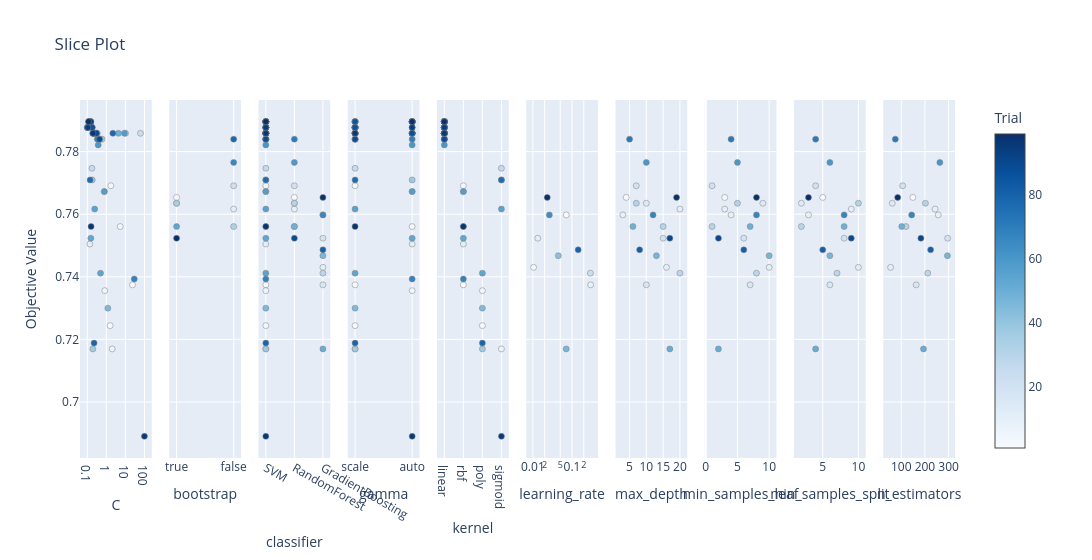

The cell this chart's notebook holds for it:
### Code cell
# 3. Slice Plot
plot_slice(study).show()

### Figure 1 — Plotly figure (JSON) as saved in the notebook; plotly's stock layout.template omitted (floating-point values rounded to 4 significant figures)
{"data": [{"marker": {"color": [1, 2, 3, 4, 5, 6, 7, 11, 12, 14, 16, 17, 20, 21, 22, 23, 24, 25, 26, 27, 31, 32, 33, 34, 35, 36, 37, 38, 39, 40, 41, 42, 43, 44, 45, 47, 49, 51, 52, 53, 54, 55, 56, 57, 58, 60, 61, 62, 63, 64, 65, 67, 68, 69, 71, 72, 73, 74, 75, 76, 77, 78, 79, 81, 82, 83, 84, 85, 86, 87, 88, 90, 91, 92, 93, 94, 95, 96, 97, 99], "colorbar": {"title": {"text": "Trial"}, "x": 1.0, "xpad": 40}, "colorscale": [[0.0, "rgb(247,251,255)"], [0.125, "rgb(222,235,247)"], [0.25, "rgb(198,219,239)"], [0.375, "rgb(158,202,225)"], [0.5, "rgb(107,174,214)"], [0.625, "rgb(66,146,198)"], [0.75, "rgb(33,113,181)"], [0.875, "rgb(8,81,156)"], [1.0, "rgb(8,48,107)"]], "line": {"color": "Grey", "width": 0.5}, "showscale": true}, "mode": "markers", "name": "Feasible Trial", "showlegend": false, "x": [23.71, 1.577, 1.724, 5.322, 0.8289, 0.7762, 2.025, 0.137, 0.3017, 0.1221, 0.1324, 0.1061, 0.3322, 0.1087, 0.251, 0.1038, 61.55, 0.4045, 0.1751, 10.26, 0.103, 0.191, 0.5954, 0.1064, 0.211, 0.4744, 0.1971, 0.1816, 0.1102, 0.3166, 0.1022, 0.1459, 0.174, 0.1576, 1.199, 0.2751, 4.325, 0.1397, 0.1438, 0.1537, 0.4962, 0.2454, 0.141, 0.7857, 8.888, 0.374, 0.1334, 0.1295, 0.1409, 0.2476, 0.141, 0.2394, 29.23, 0.3393, 0.1475, 0.1258, 0.1296, 0.2112, 0.1751, 0.1406, 0.1008, 2.196, 0.2272, 0.1321, 0.177, 0.1316, 0.2751, 0.1238, 0.1822, 0.21, 0.4411, 0.3062, 0.1531, 0.123, 0.1521, 0.1066, 99.3, 0.1992, 0.1578, 0.1162], "y": [0.7374, 0.7244, 0.7691, 0.7561, 0.7356, 0.7672, 0.7169, 0.7505, 0.7858, 0.7896, 0.7896, 0.7877, 0.7858, 0.7877, 0.7858, 0.7877, 0.7858, 0.784, 0.7747, 0.7858, 0.7877, 0.7858, 0.784, 0.7877, 0.7858, 0.784, 0.7169, 0.7709, 0.7877, 0.7858, 0.7877, 0.7896, 0.7877, 0.7877, 0.73, 0.7858, 0.7858, 0.7896, 0.7896, 0.7523, 0.7412, 0.7616, 0.7896, 0.7672, 0.7858, 0.7821, 0.7896, 0.7896, 0.7896, 0.7858, 0.7896, 0.7858, 0.7393, 0.784, 0.7896, 0.7896, 0.7896, 0.7858, 0.7877, 0.7709, 0.7877, 0.7858, 0.7188, 0.7896, 0.7877, 0.7896, 0.7858, 0.7896, 0.7877, 0.7858, 0.784, 0.7858, 0.7896, 0.7896, 0.7896, 0.7877, 0.689, 0.7858, 0.7561, 0.7896], "type": "scatter", "xaxis": "x", "yaxis": "y"}, {"marker": {"color": [0, 9, 13, 19, 29, 30, 48, 59, 70, 89], "colorbar": {"title": {"text": "Trial"}, "x": 1.0, "xpad": 40}, "colorscale": [[0.0, "rgb(247,251,255)"], [0.125, "rgb(222,235,247)"], [0.25, "rgb(198,219,239)"], [0.375, "rgb(158,202,225)"], [0.5, "rgb(107,174,214)"], [0.625, "rgb(66,146,198)"], [0.75, "rgb(33,113,181)"], [0.875, "rgb(8,81,156)"], [1.0, "rgb(8,48,107)"]], "line": {"color": "Grey", "width": 0.5}, "showscale": false}, "mode": "markers", "name": "Feasible Trial", "showlegend": false, "x": [true, false, true, false, false, true, true, false, false, true], "y": [0.7654, 0.7616, 0.7635, 0.7691, 0.7561, 0.7635, 0.7561, 0.7765, 0.784, 0.7523], "type": "scatter", "xaxis": "x2", "yaxis": "y2"}, {"marker": {"color": [0, 1, 2, 3, 4, 5, 6, 7, 8, 9, 10, 11, 12, 13, 14, 15, 16, 17, 18, 19, 20, 21, 22, 23, 24, 25, 26, 27, 28, 29, 30, 31, 32, 33, 34, 35, 36, 37, 38, 39, 40, 41, 42, 43, 44, 45, 46, 47, 48, 49, 50, 51, 52, 53, 54, 55, 56, 57, 58, 59, 60, 61, 62, 63, 64, 65, 66, 67, 68, 69, 70, 71, 72, 73, 74, 75, 76, 77, 78, 79, 80, 81, 82, 83, 84, 85, 86, 87, 88, 89, 90, 91, 92, 93, 94, 95, 96, 97, 98, 99], "colorbar": {"title": {"text": "Trial"}, "x": 1.0, "xpad": 40}, "colorscale": [[0.0, "rgb(247,251,255)"], [0.125, "rgb(222,235,247)"], [0.25, "rgb(198,219,239)"], [0.375, "rgb(158,202,225)"], [0.5, "rgb(107,174,214)"], [0.625, "rgb(66,146,198)"], [0.75, "rgb(33,113,181)"], [0.875, "rgb(8,81,156)"], [1.0, "rgb(8,48,107)"]], "line": {"color": "Grey", "width": 0.5}, "showscale": false}, "mode": "markers", "name": "Feasible Trial", "showlegend": false, "x": ["RandomForest", "SVM", "SVM", "SVM", "SVM", "SVM", "SVM", "SVM", "GradientBoosting", "RandomForest", "GradientBoosting", "SVM", "SVM", "RandomForest", "SVM", "GradientBoosting", "SVM", "SVM", "GradientBoosting", "RandomForest", "SVM", "SVM", "SVM", "SVM", "SVM", "SVM", "SVM", "SVM", "GradientBoosting", "RandomForest", "RandomForest", "SVM", "SVM", "SVM", "SVM", "SVM", "SVM", "SVM", "SVM", "SVM", "SVM", "SVM", "SVM", "SVM", "SVM", "SVM", "GradientBoosting", "SVM", "RandomForest", "SVM", "GradientBoosting", "SVM", "SVM", "SVM", "SVM", "SVM", "SVM", "SVM", "SVM", "RandomForest", "SVM", "SVM", "SVM", "SVM", "SVM", "SVM", "GradientBoosting", "SVM", "SVM", "SVM", "RandomForest", "SVM", "SVM", "SVM", "SVM", "SVM", "SVM", "SVM", "SVM", "SVM", "GradientBoosting", "SVM", "SVM", "SVM", "SVM", "SVM", "SVM", "SVM", "SVM", "RandomForest", "SVM", "SVM", "SVM", "SVM", "SVM", "SVM", "SVM", "SVM", "GradientBoosting", "SVM"], "y": [0.7654, 0.7374, 0.7244, 0.7691, 0.7561, 0.7356, 0.7672, 0.7169, 0.7598, 0.7616, 0.743, 0.7505, 0.7858, 0.7635, 0.7896, 0.7374, 0.7896, 0.7877, 0.7523, 0.7691, 0.7858, 0.7877, 0.7858, 0.7877, 0.7858, 0.784, 0.7747, 0.7858, 0.7412, 0.7561, 0.7635, 0.7877, 0.7858, 0.784, 0.7877, 0.7858, 0.784, 0.7169, 0.7709, 0.7877, 0.7858, 0.7877, 0.7896, 0.7877, 0.7877, 0.73, 0.7467, 0.7858, 0.7561, 0.7858, 0.7169, 0.7896, 0.7896, 0.7523, 0.7412, 0.7616, 0.7896, 0.7672, 0.7858, 0.7765, 0.7821, 0.7896, 0.7896, 0.7896, 0.7858, 0.7896, 0.7598, 0.7858, 0.7393, 0.784, 0.784, 0.7896, 0.7896, 0.7896, 0.7858, 0.7877, 0.7709, 0.7877, 0.7858, 0.7188, 0.7486, 0.7896, 0.7877, 0.7896, 0.7858, 0.7896, 0.7877, 0.7858, 0.784, 0.7523, 0.7858, 0.7896, 0.7896, 0.7896, 0.7877, 0.689, 0.7858, 0.7561, 0.7654, 0.7896], "type": "scatter", "xaxis": "x3", "yaxis": "y3"}, {"marker": {"color": [1, 2, 3, 4, 5, 6, 7, 11, 12, 14, 16, 17, 20, 21, 22, 23, 24, 25, 26, 27, 31, 32, 33, 34, 35, 36, 37, 38, 39, 40, 41, 42, 43, 44, 45, 47, 49, 51, 52, 53, 54, 55, 56, 57, 58, 60, 61, 62, 63, 64, 65, 67, 68, 69, 71, 72, 73, 74, 75, 76, 77, 78, 79, 81, 82, 83, 84, 85, 86, 87, 88, 90, 91, 92, 93, 94, 95, 96, 97, 99], "colorbar": {"title": {"text": "Trial"}, "x": 1.0, "xpad": 40}, "colorscale": [[0.0, "rgb(247,251,255)"], [0.125, "rgb(222,235,247)"], [0.25, "rgb(198,219,239)"], [0.375, "rgb(158,202,225)"], [0.5, "rgb(107,174,214)"], [0.625, "rgb(66,146,198)"], [0.75, "rgb(33,113,181)"], [0.875, "rgb(8,81,156)"], [1.0, "rgb(8,48,107)"]], "line": {"color": "Grey", "width": 0.5}, "showscale": false}, "mode": "markers", "name": "Feasible Trial", "showlegend": false, "x": ["scale", "scale", "scale", "auto", "auto", "auto", "scale", "auto", "scale", "scale", "scale", "scale", "scale", "scale", "scale", "scale", "scale", "scale", "scale", "scale", "scale", "scale", "scale", "scale", "scale", "scale", "scale", "auto", "scale", "scale", "scale", "scale", "scale", "scale", "scale", "scale", "scale", "scale", "scale", "auto", "scale", "scale", "auto", "auto", "auto", "auto", "auto", "auto", "auto", "auto", "auto", "auto", "auto", "auto", "auto", "auto", "auto", "auto", "scale", "scale", "scale", "auto", "scale", "auto", "auto", "auto", "auto", "scale", "scale", "auto", "scale", "scale", "auto", "auto", "auto", "auto", "auto", "scale", "scale", "auto"], "y": [0.7374, 0.7244, 0.7691, 0.7561, 0.7356, 0.7672, 0.7169, 0.7505, 0.7858, 0.7896, 0.7896, 0.7877, 0.7858, 0.7877, 0.7858, 0.7877, 0.7858, 0.784, 0.7747, 0.7858, 0.7877, 0.7858, 0.784, 0.7877, 0.7858, 0.784, 0.7169, 0.7709, 0.7877, 0.7858, 0.7877, 0.7896, 0.7877, 0.7877, 0.73, 0.7858, 0.7858, 0.7896, 0.7896, 0.7523, 0.7412, 0.7616, 0.7896, 0.7672, 0.7858, 0.7821, 0.7896, 0.7896, 0.7896, 0.7858, 0.7896, 0.7858, 0.7393, 0.784, 0.7896, 0.7896, 0.7896, 0.7858, 0.7877, 0.7709, 0.7877, 0.7858, 0.7188, 0.7896, 0.7877, 0.7896, 0.7858, 0.7896, 0.7877, 0.7858, 0.784, 0.7858, 0.7896, 0.7896, 0.7896, 0.7877, 0.689, 0.7858, 0.7561, 0.7896], "type": "scatter", "xaxis": "x4", "yaxis": "y4"}, {"marker": {"color": [1, 2, 3, 4, 5, 6, 7, 11, 12, 14, 16, 17, 20, 21, 22, 23, 24, 25, 26, 27, 31, 32, 33, 34, 35, 36, 37, 38, 39, 40, 41, 42, 43, 44, 45, 47, 49, 51, 52, 53, 54, 55, 56, 57, 58, 60, 61, 62, 63, 64, 65, 67, 68, 69, 71, 72, 73, 74, 75, 76, 77, 78, 79, 81, 82, 83, 84, 85, 86, 87, 88, 90, 91, 92, 93, 94, 95, 96, 97, 99], "colorbar": {"title": {"text": "Trial"}, "x": 1.0, "xpad": 40}, "colorscale": [[0.0, "rgb(247,251,255)"], [0.125, "rgb(222,235,247)"], [0.25, "rgb(198,219,239)"], [0.375, "rgb(158,202,225)"], [0.5, "rgb(107,174,214)"], [0.625, "rgb(66,146,198)"], [0.75, "rgb(33,113,181)"], [0.875, "rgb(8,81,156)"], [1.0, "rgb(8,48,107)"]], "line": {"color": "Grey", "width": 0.5}, "showscale": false}, "mode": "markers", "name": "Feasible Trial", "showlegend": false, "x": ["rbf", "poly", "rbf", "rbf", "poly", "rbf", "sigmoid", "rbf", "linear", "linear", "linear", "linear", "linear", "linear", "linear", "linear", "linear", "linear", "sigmoid", "linear", "linear", "linear", "linear", "linear", "linear", "linear", "poly", "sigmoid", "linear", "linear", "linear", "linear", "linear", "linear", "poly", "linear", "linear", "linear", "linear", "rbf", "poly", "sigmoid", "linear", "rbf", "linear", "linear", "linear", "linear", "linear", "linear", "linear", "linear", "rbf", "linear", "linear", "linear", "linear", "linear", "linear", "sigmoid", "linear", "linear", "poly", "linear", "linear", "linear", "linear", "linear", "linear", "linear", "linear", "linear", "linear", "linear", "linear", "linear", "sigmoid", "linear", "rbf", "linear"], "y": [0.7374, 0.7244, 0.7691, 0.7561, 0.7356, 0.7672, 0.7169, 0.7505, 0.7858, 0.7896, 0.7896, 0.7877, 0.7858, 0.7877, 0.7858, 0.7877, 0.7858, 0.784, 0.7747, 0.7858, 0.7877, 0.7858, 0.784, 0.7877, 0.7858, 0.784, 0.7169, 0.7709, 0.7877, 0.7858, 0.7877, 0.7896, 0.7877, 0.7877, 0.73, 0.7858, 0.7858, 0.7896, 0.7896, 0.7523, 0.7412, 0.7616, 0.7896, 0.7672, 0.7858, 0.7821, 0.7896, 0.7896, 0.7896, 0.7858, 0.7896, 0.7858, 0.7393, 0.784, 0.7896, 0.7896, 0.7896, 0.7858, 0.7877, 0.7709, 0.7877, 0.7858, 0.7188, 0.7896, 0.7877, 0.7896, 0.7858, 0.7896, 0.7877, 0.7858, 0.784, 0.7858, 0.7896, 0.7896, 0.7896, 0.7877, 0.689, 0.7858, 0.7561, 0.7896], "type": "scatter", "xaxis": "x5", "yaxis": "y5"}, {"marker": {"color": [8, 10, 15, 18, 28, 46, 50, 66, 80, 98], "colorbar": {"title": {"text": "Trial"}, "x": 1.0, "xpad": 40}, "colorscale": [[0.0, "rgb(247,251,255)"], [0.125, "rgb(222,235,247)"], [0.25, "rgb(198,219,239)"], [0.375, "rgb(158,202,225)"], [0.5, "rgb(107,174,214)"], [0.625, "rgb(66,146,198)"], [0.75, "rgb(33,113,181)"], [0.875, "rgb(8,81,156)"], [1.0, "rgb(8,48,107)"]], "line": {"color": "Grey", "width": 0.5}, "showscale": false}, "mode": "markers", "name": "Feasible Trial", "showlegend": false, "x": [0.07123, 0.01043, 0.2996, 0.01333, 0.2951, 0.04467, 0.07109, 0.02638, 0.1437, 0.0233], "y": [0.7598, 0.743, 0.7374, 0.7523, 0.7412, 0.7467, 0.7169, 0.7598, 0.7486, 0.7654], "type": "scatter", "xaxis": "x6", "yaxis": "y6"}, {"marker": {"color": [0, 8, 9, 10, 13, 15, 18, 19, 28, 29, 30, 46, 48, 50, 59, 66, 70, 80, 89, 98], "colorbar": {"title": {"text": "Trial"}, "x": 1.0, "xpad": 40}, "colorscale": [[0.0, "rgb(247,251,255)"], [0.125, "rgb(222,235,247)"], [0.25, "rgb(198,219,239)"], [0.375, "rgb(158,202,225)"], [0.5, "rgb(107,174,214)"], [0.625, "rgb(66,146,198)"], [0.75, "rgb(33,113,181)"], [0.875, "rgb(8,81,156)"], [1.0, "rgb(8,48,107)"]], "line": {"color": "Grey", "width": 0.5}, "showscale": false}, "mode": "markers", "name": "Feasible Trial", "showlegend": false, "x": [4, 3, 20, 16, 10, 10, 15, 7, 20, 15, 7, 13, 6, 17, 10, 12, 5, 8, 17, 19], "y": [0.7654, 0.7598, 0.7616, 0.743, 0.7635, 0.7374, 0.7523, 0.7691, 0.7412, 0.7561, 0.7635, 0.7467, 0.7561, 0.7169, 0.7765, 0.7598, 0.784, 0.7486, 0.7523, 0.7654], "type": "scatter", "xaxis": "x7", "yaxis": "y7"}, {"marker": {"color": [0, 8, 9, 10, 13, 15, 18, 19, 28, 29, 30, 46, 48, 50, 59, 66, 70, 80, 89, 98], "colorbar": {"title": {"text": "Trial"}, "x": 1.0, "xpad": 40}, "colorscale": [[0.0, "rgb(247,251,255)"], [0.125, "rgb(222,235,247)"], [0.25, "rgb(198,219,239)"], [0.375, "rgb(158,202,225)"], [0.5, "rgb(107,174,214)"], [0.625, "rgb(66,146,198)"], [0.75, "rgb(33,113,181)"], [0.875, "rgb(8,81,156)"], [1.0, "rgb(8,48,107)"]], "line": {"color": "Grey", "width": 0.5}, "showscale": false}, "mode": "markers", "name": "Feasible Trial", "showlegend": false, "x": [3, 4, 3, 10, 9, 7, 6, 1, 8, 1, 5, 10, 7, 2, 5, 8, 4, 6, 2, 8], "y": [0.7654, 0.7598, 0.7616, 0.743, 0.7635, 0.7374, 0.7523, 0.7691, 0.7412, 0.7561, 0.7635, 0.7467, 0.7561, 0.7169, 0.7765, 0.7598, 0.784, 0.7486, 0.7523, 0.7654], "type": "scatter", "xaxis": "x8", "yaxis": "y8"}, {"marker": {"color": [0, 8, 9, 10, 13, 15, 18, 19, 28, 29, 30, 46, 48, 50, 59, 66, 70, 80, 89, 98], "colorbar": {"title": {"text": "Trial"}, "x": 1.0, "xpad": 40}, "colorscale": [[0.0, "rgb(247,251,255)"], [0.125, "rgb(222,235,247)"], [0.25, "rgb(198,219,239)"], [0.375, "rgb(158,202,225)"], [0.5, "rgb(107,174,214)"], [0.625, "rgb(66,146,198)"], [0.75, "rgb(33,113,181)"], [0.875, "rgb(8,81,156)"], [1.0, "rgb(8,48,107)"]], "line": {"color": "Grey", "width": 0.5}, "showscale": false}, "mode": "markers", "name": "Feasible Trial", "showlegend": false, "x": [5, 3, 9, 10, 2, 6, 8, 4, 7, 2, 10, 6, 8, 4, 6, 8, 4, 5, 9, 3], "y": [0.7654, 0.7598, 0.7616, 0.743, 0.7635, 0.7374, 0.7523, 0.7691, 0.7412, 0.7561, 0.7635, 0.7467, 0.7561, 0.7169, 0.7765, 0.7598, 0.784, 0.7486, 0.7523, 0.7654], "type": "scatter", "xaxis": "x9", "yaxis": "y9"}, {"marker": {"color": [0, 8, 9, 10, 13, 15, 18, 19, 28, 29, 30, 46, 48, 50, 59, 66, 70, 80, 89, 98], "colorbar": {"title": {"text": "Trial"}, "x": 1.0, "xpad": 40}, "colorscale": [[0.0, "rgb(247,251,255)"], [0.125, "rgb(222,235,247)"], [0.25, "rgb(198,219,239)"], [0.375, "rgb(158,202,225)"], [0.5, "rgb(107,174,214)"], [0.625, "rgb(66,146,198)"], [0.75, "rgb(33,113,181)"], [0.875, "rgb(8,81,156)"], [1.0, "rgb(8,48,107)"]], "line": {"color": "Grey", "width": 0.5}, "showscale": false}, "mode": "markers", "name": "Feasible Trial", "showlegend": false, "x": [149, 256, 243, 55, 62, 163, 296, 106, 212, 120, 202, 295, 102, 194, 263, 144, 75, 224, 183, 85], "y": [0.7654, 0.7598, 0.7616, 0.743, 0.7635, 0.7374, 0.7523, 0.7691, 0.7412, 0.7561, 0.7635, 0.7467, 0.7561, 0.7169, 0.7765, 0.7598, 0.784, 0.7486, 0.7523, 0.7654], "type": "scatter", "xaxis": "x10", "yaxis": "y10"}], "layout": {"xaxis": {"anchor": "y", "domain": [0.0, 0.082], "title": {"text": "C"}, "type": "log"}, "yaxis": {"anchor": "x", "domain": [0.0, 1.0], "title": {"text": "Objective Value"}}, "xaxis2": {"anchor": "y2", "domain": [0.102, 0.184], "title": {"text": "bootstrap"}, "type": "category", "categoryorder": "array", "categoryarray": [true, false]}, "yaxis2": {"anchor": "x2", "domain": [0.0, 1.0], "matches": "y", "showticklabels": false}, "xaxis3": {"anchor": "y3", "domain": [0.204, 0.286], "title": {"text": "classifier"}, "type": "category", "categoryorder": "array", "categoryarray": ["SVM", "RandomForest", "GradientBoosting"]}, "yaxis3": {"anchor": "x3", "domain": [0.0, 1.0], "matches": "y", "showticklabels": false}, "xaxis4": {"anchor": "y4", "domain": [0.306, 0.388], "title": {"text": "gamma"}, "type": "category", "categoryorder": "array", "categoryarray": ["scale", "auto"]}, "yaxis4": {"anchor": "x4", "domain": [0.0, 1.0], "matches": "y", "showticklabels": false}, "xaxis5": {"anchor": "y5", "domain": [0.408, 0.49], "title": {"text": "kernel"}, "type": "category", "categoryorder": "array", "categoryarray": ["linear", "rbf", "poly", "sigmoid"]}, "yaxis5": {"anchor": "x5", "domain": [0.0, 1.0], "matches": "y", "showticklabels": false}, "xaxis6": {"anchor": "y6", "domain": [0.51, 0.592], "title": {"text": "learning_rate"}, "type": "log"}, "yaxis6": {"anchor": "x6", "domain": [0.0, 1.0], "matches": "y", "showticklabels": false}, "xaxis7": {"anchor": "y7", "domain": [0.612, 0.694], "title": {"text": "max_depth"}}, "yaxis7": {"anchor": "x7", "domain": [0.0, 1.0], "matches": "y", "showticklabels": false}, "xaxis8": {"anchor": "y8", "domain": [0.714, 0.796], "title": {"text": "min_samples_leaf"}}, "yaxis8": {"anchor": "x8", "domain": [0.0, 1.0], "matches": "y", "showticklabels": false}, "xaxis9": {"anchor": "y9", "domain": [0.816, 0.898], "title": {"text": "min_samples_split"}}, "yaxis9": {"anchor": "x9", "domain": [0.0, 1.0], "matches": "y", "showticklabels": false}, "xaxis10": {"anchor": "y10", "domain": [0.918, 1.0], "title": {"text": "n_estimators"}}, "yaxis10": {"anchor": "x10", "domain": [0.0, 1.0], "matches": "y", "showticklabels": false}, "title": {"text": "Slice Plot"}, "width": 3000}}
